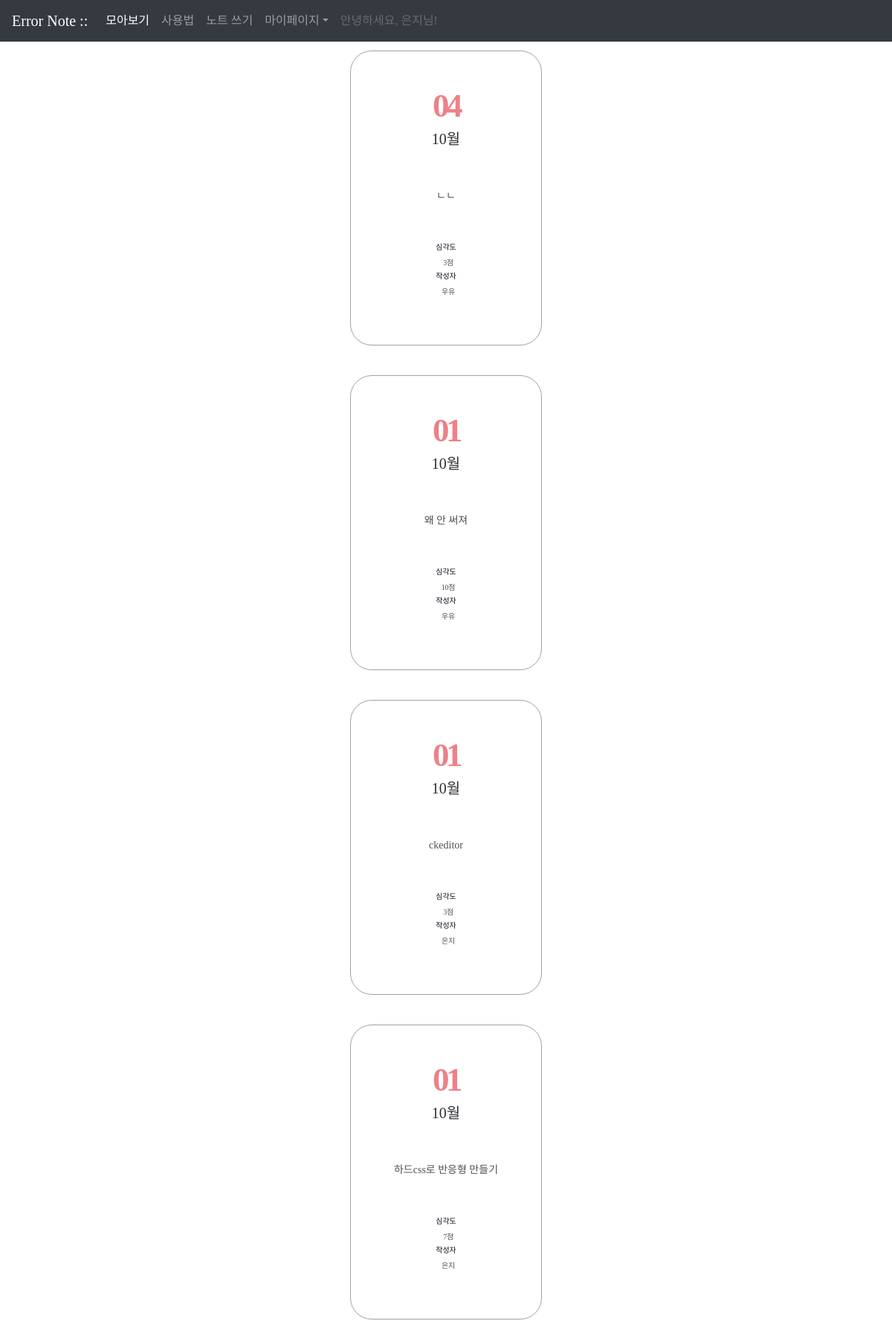
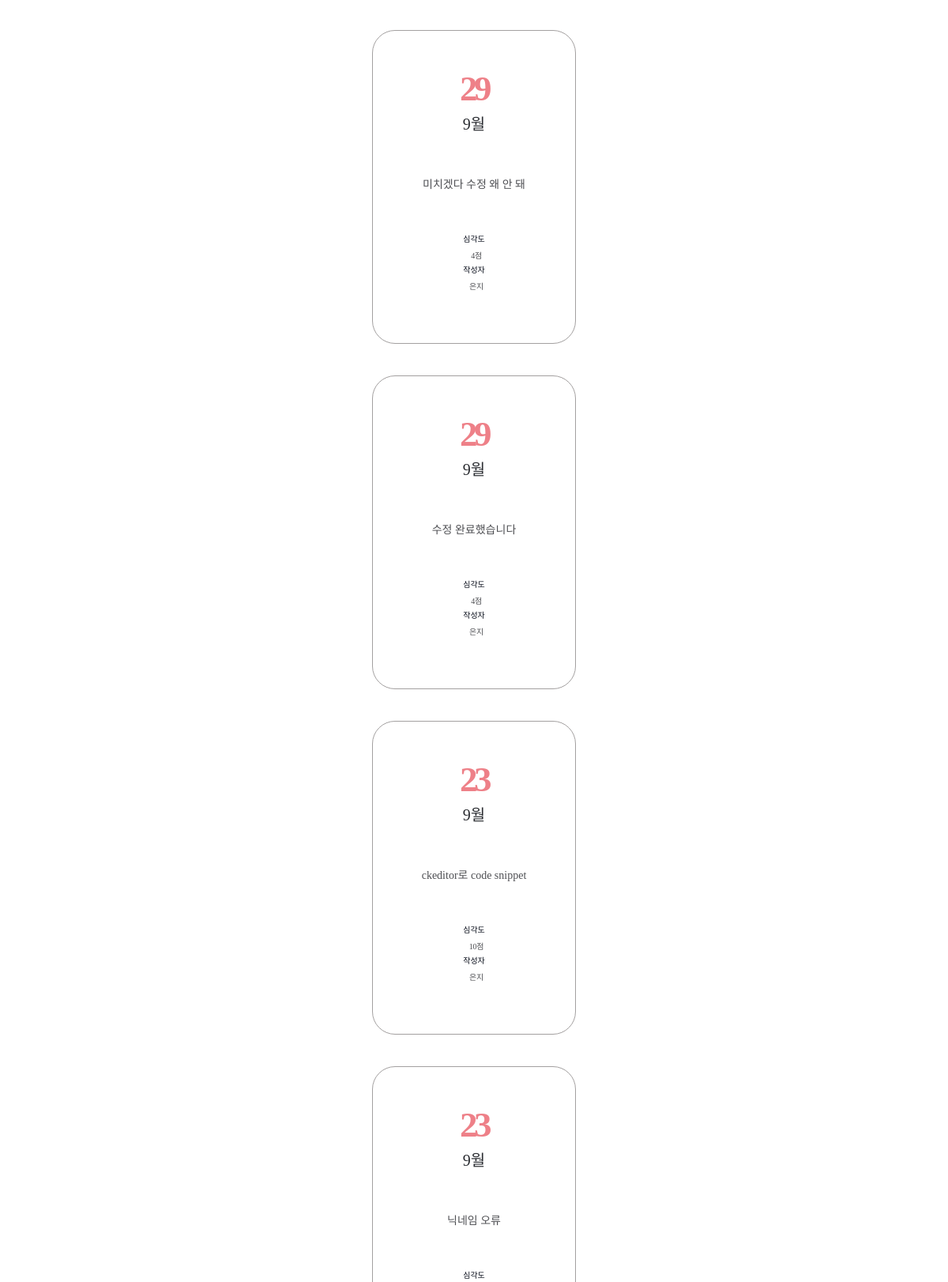
/diary/ (signed in, upper part), run on the app's committed database (2 pictures, top to bottom).
### userplate/models.py (models this page shows, shortened)
class User(AbstractUser):
    nickname = models.CharField(max_length=10, unique=True, null=True, validators=[validate_no_special_characters], error_messages={'unique': '이미 사용 중인 닉네임입니다.'},)

### diary/models.py (models this page shows, shortened)
class Page(models.Model):
    title = models.CharField(max_length=50)
    content = models.TextField()
    score = models.IntegerField()
    dt_created = models.DateTimeField(verbose_name="Date Created", auto_now_add=True)
    author = models.ForeignKey(User, on_delete=models.CASCADE)

### diary/views.py (the view)
# urls.py: path('diary/', views.PageListView.as_view(), name='page-list'),
class PageListView(ListView):
    model = Page
    ordering = ['-dt_created']
    paginate_by = 8

### diary/templates/diary/page_list.html
{% extends './base.html' %}
{% block content %}
<div class="contents py-5 wrap-note d-flex">
    <div class="note container col-sm-3 col-md-4">
        <div class="note-list">
            <ul>
                {% for obj in page_obj.object_list %}
                <li class="card-body">
                    <a href="{% url 'page-detail' obj.id %}">
                        <div class="date">
                            <span>{{obj.dt_created|date:"d"}}</span>
                            <p>{{obj.dt_created|date:"M"}}</p>
                        </div>
                        <h2>{{obj.title}}</h2>
                        <div class="score">
                            <p>심각도</p>
                            <span>{{obj.score}}점</span><br>
                            <p>작성자</p>
                            <span>{{obj.author.nickname}}</span>
                        </div>
                    </a>
                </li>
                {% endfor %}
            </ul>
        </div>
    </div>
</div>
{% endblock content %}

### diary/templates/diary/base.html (shortened to what this page needs)
{% load static %}
<!DOCTYPE html>
    <html lang="en">
    <head>
        <link rel="stylesheet" href="https://stackpath.bootstrapcdn.com/bootstrap/4.4.1/css/bootstrap.min.css">
        <link href="https://cdn.jsdelivr.net/npm/summernote@0.8.18/dist/summernote-bs4.min.css" rel="stylesheet">
        <link rel="stylesheet" href="{% static 'diary/css/styles.css' %}" />
        <link
        rel="stylesheet"
        type="text/css"
        href="https://cdn.rawgit.com/moonspam/NanumSquare/master/nanumsquare.css"
        />
        <link
        rel="stylesheet"
        href="https://cdn.jsdelivr.net/gh/projectnoonnu/noonfonts_two@1.0/NanumBarunpen.woff"
        />
    </head>
    <body>
    <nav class="navbar navbar-expand-md navbar-dark bg-dark fixed-top">
        <a class="navbar-brand" href="#">Error Note ::</a>
        <div class="collapse navbar-collapse" id="navbarsExample04">
            <ul class="navbar-nav mr-auto">
            <li class="nav-item active">
                <a class="nav-link" href="{% url 'page-list' %}">모아보기<span class="sr-only">(current)</span></a>
            </li>
            <li class="nav-item">
                <a class="nav-link" href="{% url 'info' %}">사용법</a>
            </li>
            <li class="nav-item">
                <a class="nav-link" href="{% url 'page-create' %}">노트 쓰기</a>
            </li>
            <li class="nav-item dropdown">
                <a class="nav-link dropdown-toggle" href="http://example.com" id="dropdown04" data-toggle="dropdown" aria-haspopup="true" aria-expanded="false">마이페이지</a>
            </li>
            <li class="nav-item">
                {% if user.is_authenticated %}
                <a class="nav-link disabled" href="#">안녕하세요, {{user.nickname}}님!</a>
                {% endif %}
            </li>
            </ul>
        </div>
        </nav>
    {% block content %} {% endblock content %}
</body>
</html>

### diary/static/diary/css/styles.css (style rules this page uses)
h1,h2,h3,p,a,ul,li { margin: 0; padding: 0; font-family: 'NanumSquare'; list-style: none; text-decoration: none; outline: none; }
html { position: relative; min-height: 100%; margin: 0; }
body { margin: 0; padding: 0; -webkit-font-smoothing: antialiased; -moz-osx-font-smoothing: auto; }
.note-list ul li a { display: block; width: 258px; height: 397px; margin: 0 auto; background: #fff; border: solid 1px #a3a0a0; border-radius: 29px; }
.note-list ul li a .date { margin-top: 40px; margin-bottom: 55px; text-align: center; }
.note-list ul li a .date p { font-family: 'NanumSquare'; color: #2b2d32; font-size: 20px; text-align: center; text-transform: capitalize; line-height: 1; }
.note-list ul li a .date span { display: block; font-family: 'NanumSquare'; color: #ee8088; font-weight: 700; font-size: 45px; letter-spacing: -4.47px; }
.note-list ul li a h2 { font-family: 'NanumBarunpen'; color: #4e4f53; font-weight: normal; font-size: 14px; line-height: 1.67; text-align: center; }
.note-list ul li a .score { margin-top: 50px; text-align: center; }
.note-list ul li a .score p { font-family: 'NanumSquare'; color: #060b18; font-size: 10px; }
.note-list ul li a .score span { padding-left: 6px; font-family: 'NanumBarunpen'; color: #4e4f53; font-size: 10px; letter-spacing: -0.29px; }
.contents { display: flex; justify-content: space-between; align-items: center; }
.note-list { display: block; height: 167px; border-radius: 18px; background-position: center; background-size: cover; }

### data on the page
User: nickname "은지"
Page: dt_created "04", dt_created "10월", title "ㄴㄴ", score "3", author.nickname "우유"
Page: dt_created "01", dt_created "10월", title "왜 안 써져", score "10", author.nickname "우유"
Page: dt_created "01", dt_created "10월", title "ckeditor", score "3", author.nickname "은지"
Page: dt_created "01", dt_created "10월", title "하드css로 반응형 만들기", score "7", author.nickname "은지"
Page: dt_created "29", dt_created "9월", title "미치겠다 수정 왜 안 돼", score "4", author.nickname "은지"
Page: dt_created "29", dt_created "9월", title "수정 완료했습니다", score "4", author.nickname "은지"
Page: dt_created "23", dt_created "9월", title "ckeditor로 code snippet", score "10", author.nickname "은지"
Page: dt_created "23", dt_created "9월", title "닉네임 오류"
